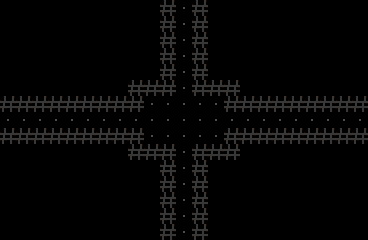

A level layout from a 2D game, rendered from its tile map. Below: a short description, then the map file with tile-grid data replaced by summaries:
An orthogonal 23x15 tile map with 16x16 px tiles, 1 tile layer (Capa de patrones 1) and 12 objects.

<map version="1.10" tiledversion="1.12.2" orientation="orthogonal" renderorder="right-down" width="23" height="15" tilewidth="16" tileheight="16" infinite="0" nextlayerid="4" nextobjectid="76">
 <tileset firstgid="1" name="tileset" tilewidth="16" tileheight="16" tilecount="64" columns="8">
  <image source="../tileset/tileset.png" width="128" height="128" />
 </tileset>
 <layer id="1" name="Capa de patrones 1" width="23" height="15">
  <data>[345 cells, 113 non-empty, 2 distinct tile ids]</data>
 </layer>
 <objectgroup id="3" name="spawnEnemigo" />
 <objectgroup id="2" name="colisiones">
  <object id="64" x="160" y="0" width="16" height="96" />
  <object id="65" x="128" y="80" width="32" height="16" />
  <object id="66" x="0" y="96" width="144" height="16" />
  <object id="67" x="0" y="128" width="144" height="16" />
  <object id="68" x="128" y="144" width="48" height="16" />
  <object id="69" x="160" y="160" width="16" height="80" />
  <object id="70" x="192" y="160" width="16" height="80" />
  <object id="71" x="192" y="144" width="48" height="16" />
  <object id="72" x="224" y="128" width="144" height="16" />
  <object id="73" x="224" y="96" width="144" height="16" />
  <object id="74" x="192" y="80" width="48" height="16" />
  <object id="75" x="192" y="0" width="16" height="80" />
 </objectgroup>
</map>
